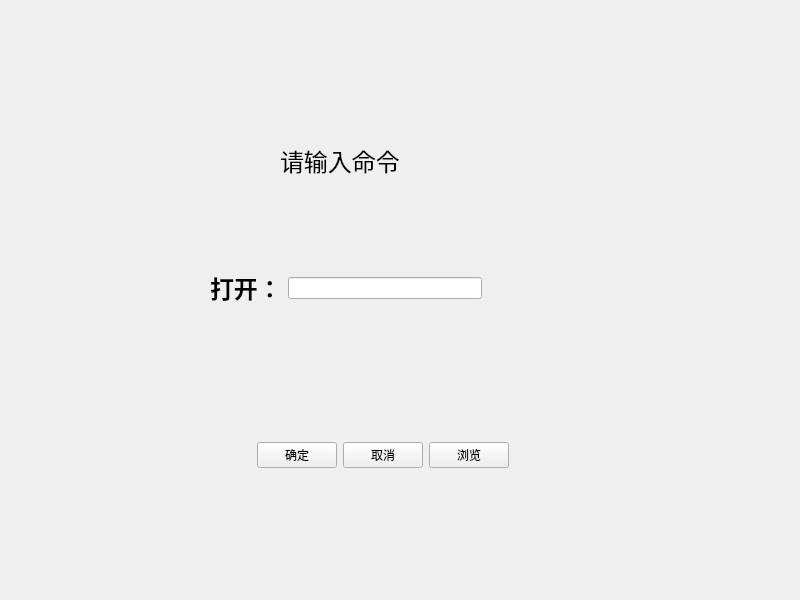
<?xml version="1.0" encoding="UTF-8"?>
<ui version="4.0">
 <class>Widget</class>
 <widget class="QWidget" name="Widget">
  <property name="geometry">
   <rect>
    <x>0</x>
    <y>0</y>
    <width>800</width>
    <height>600</height>
   </rect>
  </property>
  <property name="windowTitle">
   <string>Widget</string>
  </property>
  <widget class="QLabel" name="label_2">
   <property name="geometry">
    <rect>
     <x>280</x>
     <y>140</y>
     <width>161</width>
     <height>41</height>
    </rect>
   </property>
   <property name="text">
    <string>&lt;html&gt;&lt;head/&gt;&lt;body&gt;&lt;p&gt;&lt;span style=&quot; font-size:18pt;&quot;&gt;请输入命令&lt;/span&gt;&lt;/p&gt;&lt;/body&gt;&lt;/html&gt;</string>
   </property>
  </widget>
  <widget class="QWidget" name="">
   <property name="geometry">
    <rect>
     <x>188</x>
     <y>440</y>
     <width>321</width>
     <height>30</height>
    </rect>
   </property>
   <layout class="QHBoxLayout" name="horizontalLayout">
    <item>
     <spacer name="horizontalSpacer">
      <property name="orientation">
       <enum>Qt::Horizontal</enum>
      </property>
      <property name="sizeHint" stdset="0">
       <size>
        <width>40</width>
        <height>20</height>
       </size>
      </property>
     </spacer>
    </item>
    <item>
     <widget class="QPushButton" name="commitButton">
      <property name="text">
       <string>确定</string>
      </property>
     </widget>
    </item>
    <item>
     <widget class="QPushButton" name="cancelButton">
      <property name="text">
       <string>取消</string>
      </property>
     </widget>
    </item>
    <item>
     <widget class="QPushButton" name="browseButton">
      <property name="text">
       <string>浏览</string>
      </property>
     </widget>
    </item>
   </layout>
  </widget>
  <widget class="QWidget" name="">
   <property name="geometry">
    <rect>
     <x>210</x>
     <y>270</y>
     <width>272</width>
     <height>36</height>
    </rect>
   </property>
   <layout class="QHBoxLayout" name="horizontalLayout_2">
    <item>
     <widget class="QLabel" name="label_3">
      <property name="text">
       <string>&lt;html&gt;&lt;head/&gt;&lt;body&gt;&lt;p&gt;&lt;span style=&quot; font-size:18pt; font-weight:600;&quot;&gt;打开：&lt;/span&gt;&lt;/p&gt;&lt;/body&gt;&lt;/html&gt;</string>
      </property>
     </widget>
    </item>
    <item>
     <widget class="QLineEdit" name="cmdLineEdit"/>
    </item>
   </layout>
  </widget>
 </widget>
 <resources/>
 <connections/>
</ui>
